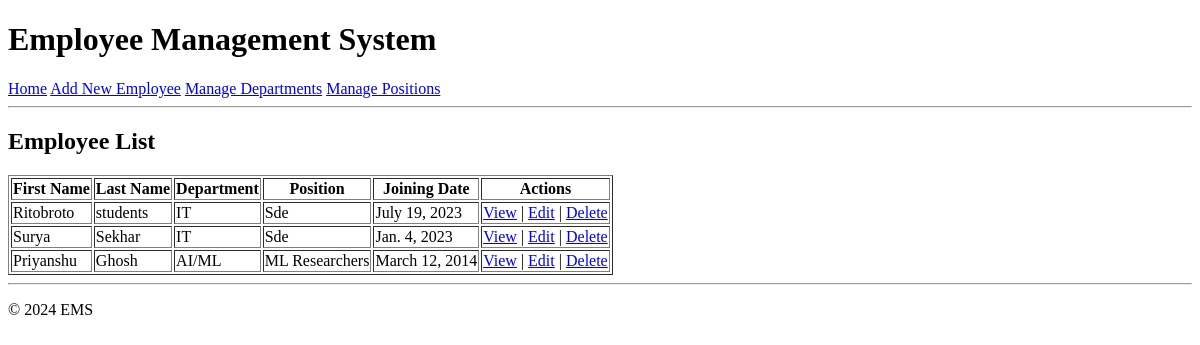
Before: / with the older database file.
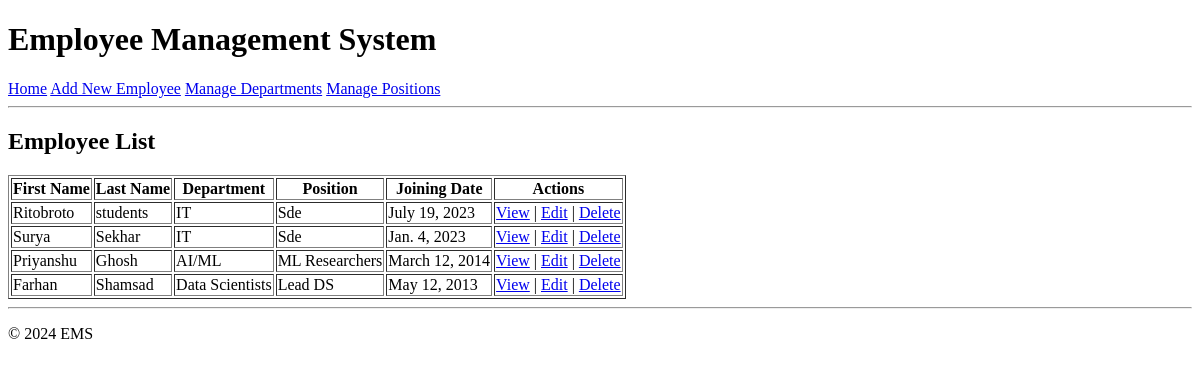
After: the same page with the newer database file.
### store/models.py (models this page shows, shortened)
class Employee(models.Model):
    first_name = models.CharField(max_length=50)
    last_name = models.CharField(max_length=50)
    email = models.EmailField(unique=True)
    department = models.ForeignKey(Department, on_delete=models.SET_NULL, null=True)
    position = models.ForeignKey(Position, on_delete=models.SET_NULL, null=True)
    date_hired = models.DateField()

class Department(models.Model):
    name = models.CharField(max_length=100)

class Position(models.Model):
    title = models.CharField(max_length=100)
    department = models.ForeignKey(Department, on_delete=models.CASCADE)

### store/views.py (the view)
# urls.py: path('', views.employee_list, name='employee_list'),
def employee_list(request):
    employees = Employee.objects.all()
    return render(request, 'employees/employee_list.html', {'employees': employees})

### templates/employees/employee_list.html (shortened to what this page needs)
{% extends 'base.html' %}
{% block content %}
<h2>Employee List</h2>
<table border="1">
    <tr>
        <th>First Name</th>
        <th>Last Name</th>
        <th>Department</th>
        <th>Position</th>
        <th>Joining Date</th>
        <th>Actions</th>
    </tr>
    {% for employee in employees %}
    <tr>
        <td>{{ employee.first_name }}</td>
        <td>{{ employee.last_name }}</td>
        <td>{{ employee.department.name }}</td>
        <td>{{ employee.position.title }}</td>
        <td>{{employee.date_hired}}</td>
        <td>
            <a href="{% url 'employee_detail' employee.pk %}">View</a> |
            <a href="{% url 'employee_update' employee.pk %}">Edit</a> |
            <a href="{% url 'employee_delete' employee.pk %}">Delete</a>
        </td>
    </tr>
    {% endfor %}
</table>
{% endblock %}

### templates/base.html (shortened to what this page needs)
<!DOCTYPE html>
<html lang="en">
  <head>
  </head>
  <body>
    <header>
      <h1>Employee Management System</h1>
      <nav>
        <a href="{% url 'employee_list' %}">Home</a>
        <a href="{% url 'employee_create' %}">Add New Employee</a>
        <a href="{% url 'department_list' %}">Manage Departments</a>
        <a href="{% url 'position_list' %}">Manage Positions</a>
      </nav>
      <hr />
    </header>
    <main>{% block content %} {% endblock %}</main>
    <footer>
      <hr />
      <p>&copy; 2024 EMS</p>
    </footer>
  </body>
</html>

Changed rows visible on the page:
added Employee: first_name "Farhan", last_name "Shamsad", department.name "Data Scientists", position "Lead DS", date_hired "May 12, 2013"
